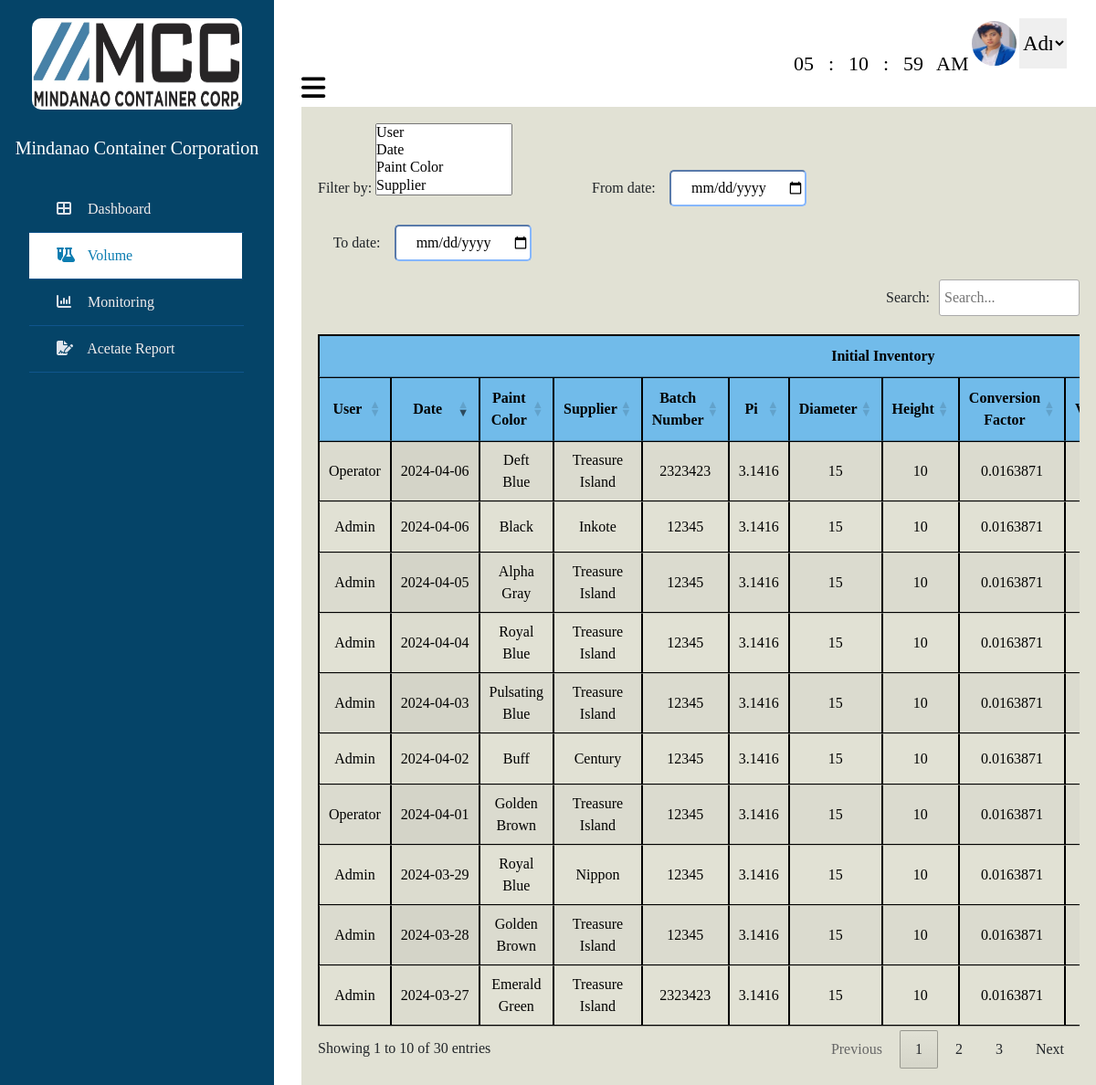
Screenshot of /volume.php (signed in) with the database file from the repository.
### tables this page shows
CREATE TABLE `tbl_user` (
  `userID` int(25) NOT NULL,
  `Level` varchar(25) NOT NULL,
  `Name` varchar(25) NOT NULL,
  `Username` varchar(25) NOT NULL,
  `Contact` varchar(25) NOT NULL,
  `Address` varchar(25) NOT NULL,
  `Profile_image` varchar(25) NOT NULL,
  `Email` varchar(25) NOT NULL,
  `Password` varchar(25) NOT NULL
);

CREATE TABLE `tbl_entry` (
  `EntryID` int(25) NOT NULL,
  `userID` int(25) NOT NULL,
  `customerID` int(25) NOT NULL,
  `paintID` int(25) NOT NULL,
  `date` date NOT NULL,
  `batchNumber` int(25) NOT NULL,
  `diameter` int(25) NOT NULL,
  `height` int(25) NOT NULL,
  `Initialvolume` double NOT NULL,
  `initialPLiter` double NOT NULL,
  `initialALiter` double NOT NULL,
  `paintRatio` double NOT NULL,
  `acetateRatio` double NOT NULL,
  `NewacetateL` double NOT NULL,
  `NewpaintL` double NOT NULL,
  `sprayViscosity` int(25) NOT NULL,
  `quantity` int(25) NOT NULL,
  `Endingdiameter` int(25) NOT NULL,
  `Endingheight` int(25) NOT NULL,
  `Endingvolume` double NOT NULL,
  `endingPLiter` double NOT NULL,
  `endingALiter` double NOT NULL,
  `EndingpaintRatio` double NOT NULL,
  `EndingacetateRatio` double NOT NULL,
  `totalPLiter` double NOT NULL,
  `totalALiter` double NOT NULL,
  `paintYield` double NOT NULL,
  `acetateYield` double NOT NULL,
  `remarks` varchar(25) NOT NULL,
  `totalEntries` int(25) NOT NULL
);

CREATE TABLE `tbl_paint` (
  `paintID` int(25) NOT NULL,
  `supplierID` int(25) NOT NULL,
  `paint_color` varchar(25) NOT NULL
);

CREATE TABLE `tbl_supplier` (
  `supplierID` int(25) NOT NULL,
  `supplier_name` varchar(25) NOT NULL,
  `newSupplier_name` varchar(25) NOT NULL
);

### volume.php (the view, shortened to what this page needs)
<?php
include 'connect.php';
$id = 1;
$sql = "Select * from `tbl_user` where userID=$id";
$result = mysqli_query($con, $sql);
$row = mysqli_fetch_assoc($result);
$Username = $row['Username'];
$Profile_image = $row['Profile_image'];
$sql = "SELECT
paint.paint_color,
supplier.supplier_name,
entry.*, user.Username
FROM tbl_entry AS entry
LEFT JOIN tbl_paint AS paint ON entry.paintID = paint.paintID
LEFT JOIN tbl_supplier AS supplier ON paint.supplierID = supplier.supplierID
LEFT JOIN tbl_user AS user ON entry.userID = user.userID
ORDER BY
entry.date DESC";
$result = mysqli_query($con, $sql);
?>
<!DOCTYPE html>
<html lang="en">
<head>
    <link href="https://cdn.jsdelivr.net/npm/bootstrap@5.3.0-alpha3/dist/css/bootstrap.min.css" rel="stylesheet">
    <link rel="stylesheet" href="https://cdnjs.cloudflare.com/ajax/libs/font-awesome/6.5.1/css/all.min.css">
    <link rel="stylesheet" href="https://cdn.datatables.net/1.13.7/css/jquery.dataTables.min.css">
    <link rel="stylesheet" href="https://cdn.datatables.net/datetime/1.5.1/css/dataTables.dateTime.min.css">
    <link rel="stylesheet" href="https://cdn.datatables.net/buttons/2.4.2/css/buttons.dataTables.min.css">
    <link rel="stylesheet"
        href="https://cdnjs.cloudflare.com/ajax/libs/bootstrap-multiselect/0.9.13/css/bootstrap-multiselect.css">
    <link rel="stylesheet" href="https://unpkg.com/multiple-select@1.7.0/dist/multiple-select.min.css">
</head>
<body>
    <div class="wrapper">
        <div class="section">
            <div class="admin_profile">
                <div class="clockcontainer">
                    <div class="clock">
                        <span id="hrs"></span>
                        <span>:</span>
                        <span id="minutes"></span>
                        <span>:</span>
                        <span id="sec"></span>
                        <span id="ampm"></span>
                    </div>
                </div>
                <img src="uploaded_image/<?php echo $Profile_image; ?>" class="img-admin" id="image">
                <select class="dropdown" required onchange="handleDropdownChange(this)">
                    <option>
                        <?php echo $Username; ?>
                    </option>
                </select>
            </div>
            <div class="top_navbar">
                <div class="hamburger">
                    <a href="#">
                        <i class="fas fa-bars"></i>
                    </a>
                </div>
            </div>
            <div class="main1">
                <div class="col-md-8">
                    <div class="form-group">
                        <label>Filter by:</label>
                        <select name="toggle_column" id="toggle_column" multiple>
                            <option value="0">User</option>
                            <option value="1">Date</option>
                            <option value="2">Paint Color</option>
                            <option value="3">Supplier</option>
                            <option value="4">Batch Number</option>
                        </select>
                        <label style="margin-left:15%;">From date:</label>
                        <input type="date" style="text-align: center;" class="filterfield" id="min" name="min"
                            autocomplete="off" required>
                        <label style="margin-left:3%;">To date:</label>
                        <input type="date" style="text-align: center;" class="filterfield" id="max" name="max"
                            autocomplete="off" required>
                    </div>
                </div>
                <div class="main2">
                    <table id="datatables" class="display" style="width:100%;">
                        <thead>
                            <tr>
                                <th colspan="14" style="text-align:center; background-color:rgba(113,187,234,255);">
                                    Initial Inventory
                                </th>
                            </tr>
                            <tr>
                                <th style="text-align:center; background-color: rgba(113,187,234,255);">User</th>
                                <th style="text-align:center; background-color: rgba(113,187,234,255);">Date</th>
                                <th style="text-align:center; background-color: rgba(113,187,234,255);">Paint Color</th>
                                <th style="text-align:center; background-color: rgba(113,187,234,255);">Supplier</th>
                                <th style="text-align:center; background-color: rgba(113,187,234,255);">Batch Number
                                </th>
                                <th style="text-align:center; background-color: rgba(113,187,234,255);">Pi</th>
                                <th style="text-align:center; background-color: rgba(113,187,234,255);">Diameter</th>
                                <th style="text-align:center; background-color: rgba(113,187,234,255);">Height</th>
                                <th style="text-align:center; background-color: rgba(113,187,234,255);">Conversion
                                    Factor</th>
                                <th style="text-align:center; background-color: rgba(113,187,234,255);">Volume</th>
                            </tr>
                        </thead>
                        <tbody>
                            <?php
                            while ($row = mysqli_fetch_assoc($result)) {
                                $pi = 3.1416;
                                $diameter = $row['diameter'];
                                $height = $row['height'];
                                $conversionFactor = 0.0163871;
                                $Initialvolume = ($pi * $diameter * $diameter * $height * $conversionFactor) / 4;
                                $roundedVolume = round($Initialvolume, 2);
                                echo "<tr class='edit-row' data-entry-id='{$row['EntryID']}'>";
                                echo "<td>{$row['Username']}</td>";
                                echo "<td class='date-cell'>{$row['date']}</td>";
                                echo "<td>{$row['paint_color']}</td>";
                                echo "<td>{$row['supplier_name']}</td>";
                                echo "<td>{$row['batchNumber']}</td>";
                                echo "<td>$pi</td>";
                                echo "<td>{$row['diameter']}</td>";
                                echo "<td>{$row['height']}</td>";
                                echo "<td>$conversionFactor</td>";
                                echo "<td style='color:blue;'>$roundedVolume</td>";
                                echo "</tr>";
                            }
                            ?>
                        </tbody>
                    </table>
                </div>
            </div>
        </div>
        <div class="sidebar">
            <div class="profile">
                <img src="IMAGES/logo.jpg" alt="profile_picture">
                <h6 style="font-size:20px; margin-top:30px; color:white;">Mindanao Container Corporation</h6>
            </div>
            <ul>
                <li>
                    <a href="dataEntry.php">
                        <span class="icon"><i class="fa-solid fa-table-cells-large"></i></span>
                        <span class="item">Dashboard</span>
                    </a>
                </li>
                <li>
                    <a href="volume.php" class="active">
                        <span class="icon"><i class="fa-solid fa-flask-vial"></i></span>
                        <span class="item">Volume</span>
                    </a>
                </li>
                <li>
                    <a href="monitoring.php">
                        <span class="icon"><i class="fa-solid fa-chart-column"></i></span>
                        <span class="item">Monitoring</span>
                    </a>
                </li>
                <li>
                    <a href="acetateReport.php">
                        <span class="icon"><i class="fa-solid fa-file-signature"></i></span>
                        <span class="item">Acetate Report</span>
                    </a>
                </li>
            </ul>
        </div>
    </div>
</body>
</html>

### volume.php (style rules this page uses)
* { list-style: none; text-decoration: none; margin: 0; padding: 0; box-sizing: border-box; font-family: 'Noto+Serif+Makasar'; }
.wrapper .sidebar { background: rgb(5, 68, 104); position: fixed; top: 0; left: 0; width: 300px; height: 100%; padding: 20px 0; transition: all 0.5s ease; }
.wrapper .sidebar .profile { margin-bottom: 30px; text-align: center; }
.wrapper .sidebar .profile img { display: block; width: 230px; height: 100px; border-radius: 10px; margin: 0 auto; }
.wrapper .sidebar ul li a { display: block; padding: 13px 30px; border-bottom: 1px solid #10558d; color: rgb(241, 237, 237); font-size: 16px; position: relative; margin-right: 33px; text-decoration: none; }
.wrapper .sidebar ul li a .icon { color: #dee4ec; width: 30px; display: inline-block; }
.wrapper .sidebar ul li a:hover, .wrapper .sidebar ul li a.active { color: #0c7db1; background: white; border-right: 2px solid rgb(5, 68, 104); }
.wrapper .sidebar ul li a:hover .icon, .wrapper .sidebar ul li a.active .icon { color: #0c7db1; }
.wrapper .sidebar ul li a:hover:before, .wrapper .sidebar ul li a.active:before { display: block; }
.wrapper .section { width: calc(100% - 300px); margin-left: 300px; transition: all 0.5s ease; }
.wrapper .section .top_navbar { background: white; height: 2px; display: flex; align-items: center; padding: 0 30px; margin-top: 20px; }
.wrapper .section .top_navbar .hamburger a { font-size: 30px; color: black; }
body .wrapper .sidebar { left: 0; transition: left 0.5s ease; }
body .wrapper .section { margin-left: 300px; transition: margin-left 0.5s ease, width 0.5s ease; width: calc(100% - 300px); }
.admin_profile { display: flex; justify-content: flex-end; margin-top: 20px; margin-right: 32px; }
.img-admin { height: 55px; width: 55px; border-radius: 50%; border: 3px solid transparent; }
img { height: 50px; width: 50px; border-radius: 50%; }
table, th, td { border: 1px solid black; border-collapse: collapse; text-align: center; color: black; }
.date-cell { white-space: nowrap; }
label { text-align: center; }
input { width: 30%; height: 35px; margin-bottom: 20px; border-color: #86; border-radius: 5px; }
.dropdown { border: none; font-size: 23px; width: 6%; text-align: center; }
.dropdown option { padding: 10px; font-size: 20px; text-align: center; }
.main1 { background-color: rgb(225, 225, 212); padding: 2%; flex: 1 1 150px; margin-top: 20px; margin-left: 30px; }
.main2 { display: flex; flex: 1; }
.filterfield { width: 150px; height: 40px; margin-left: 2%; background-color: white; border-color: #86b7fe; border-radius: 5px; }
.clockcontainer { width: 295px; height: 180px; position: absolute; top: 12%; left: 80%; transform: translate(-50%, -50%); }
.clock { color: black; border-radius: 10px; display: flex; align-items: center; justify-content: center; }
.clock span { font-size: 22px; width: 30px; display: inline-block; text-align: center; position: relative; }
#ampm { margin-left: 10px; }

### rows the page displays
tbl_user: Profile_image (picture), Username "Admin"
tbl_entry: userID.Username "Operator", date "2024-04-06", paintID.paint_color "Deft Blue", tbl_supplier.supplier_name "Treasure Island", batchNumber "2323423", pi "3.1416", diameter "15", height "10", conversionFactor "0.0163871"
tbl_entry: userID.Username "Admin", date "2024-04-06", paintID.paint_color "Black", tbl_supplier.supplier_name "Inkote", batchNumber "12345", pi "3.1416", diameter "15", height "10", conversionFactor "0.0163871"
tbl_entry: userID.Username "Admin", date "2024-04-05", paintID.paint_color "Alpha Gray", tbl_supplier.supplier_name "Treasure Island", batchNumber "12345", pi "3.1416", diameter "15", height "10", conversionFactor "0.0163871"
tbl_entry: userID.Username "Admin", date "2024-04-04", paintID.paint_color "Royal Blue", tbl_supplier.supplier_name "Treasure Island", batchNumber "12345", pi "3.1416", diameter "15", height "10", conversionFactor "0.0163871"
tbl_entry: userID.Username "Admin", date "2024-04-03", paintID.paint_color "Pulsating Blue", tbl_supplier.supplier_name "Treasure Island", batchNumber "12345", pi "3.1416", diameter "15", height "10", conversionFactor "0.0163871"
tbl_entry: userID.Username "Admin", date "2024-04-02", paintID.paint_color "Buff", tbl_supplier.supplier_name "Century", batchNumber "12345", pi "3.1416", diameter "15", height "10", conversionFactor "0.0163871"
tbl_entry: userID.Username "Operator", date "2024-04-01", paintID.paint_color "Golden Brown", tbl_supplier.supplier_name "Treasure Island", batchNumber "12345", pi "3.1416", diameter "15", height "10", conversionFactor "0.0163871"
tbl_entry: userID.Username "Admin", date "2024-03-29", paintID.paint_color "Royal Blue", tbl_supplier.supplier_name "Nippon", batchNumber "12345", pi "3.1416", diameter "15", height "10", conversionFactor "0.0163871"
tbl_entry: userID.Username "Admin", date "2024-03-28", paintID.paint_color "Golden Brown", tbl_supplier.supplier_name "Treasure Island", batchNumber "12345", pi "3.1416", diameter "15", height "10", conversionFactor "0.0163871"
tbl_entry: userID.Username "Admin", date "2024-03-27", paintID.paint_color "Emerald Green", tbl_supplier.supplier_name "Treasure Island", batchNumber "2323423", pi "3.1416", diameter "15", height "10", conversionFactor "0.0163871"
